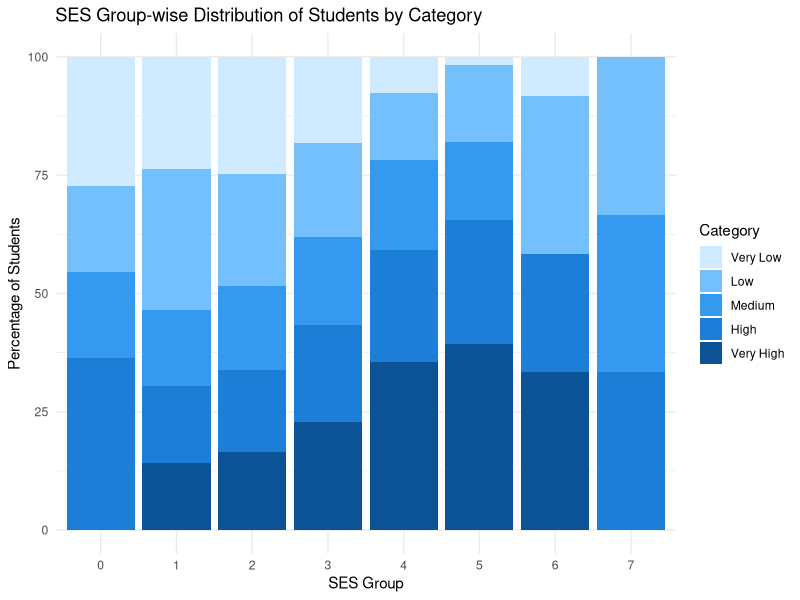

This chart was generated by the following R code:
library(ggplot2)

# Create a dataframe with the SES group-wise percentages
df <- data.frame(
  SES_Group = rep(0:7, each=5),
  Category = rep(c("Very Low", "Low", "Medium", "High", "Very High"), times=8),
  Percentage = c(27.27, 18.18, 18.18, 36.36, 0.00,
                 23.65, 29.79, 16.17, 16.32, 14.07,
                 24.78, 23.60, 17.78, 17.23, 16.60,
                 18.14, 19.92, 18.61, 20.58, 22.74,
                 7.55, 14.34, 18.87, 23.77, 35.47,
                 1.64, 16.39, 16.39, 26.23, 39.34,
                 8.33, 33.33, 0.00, 25.00, 33.33,
                 0.00, 33.33, 33.33, 33.33, 0.00)
)

# Ensure the Category order from Very Low to Very High
df$Category <- factor(df$Category, levels = c("Very Low", "Low", "Medium", "High", "Very High"))

# Create a stacked bar plot with a blue gradient
ggplot(df, aes(x = factor(SES_Group), y = Percentage, fill = Category)) +
  geom_bar(stat = "identity", position = "stack") +
  scale_fill_manual(values = c("#d0ebff", "#74c0fc", "#339af0", "#1c7ed6", "#0b5394")) +
  labs(title = "SES Group-wise Distribution of Students by Category", 
       x = "SES Group", 
       y = "Percentage of Students", 
       fill = "Category") +
  theme_minimal()